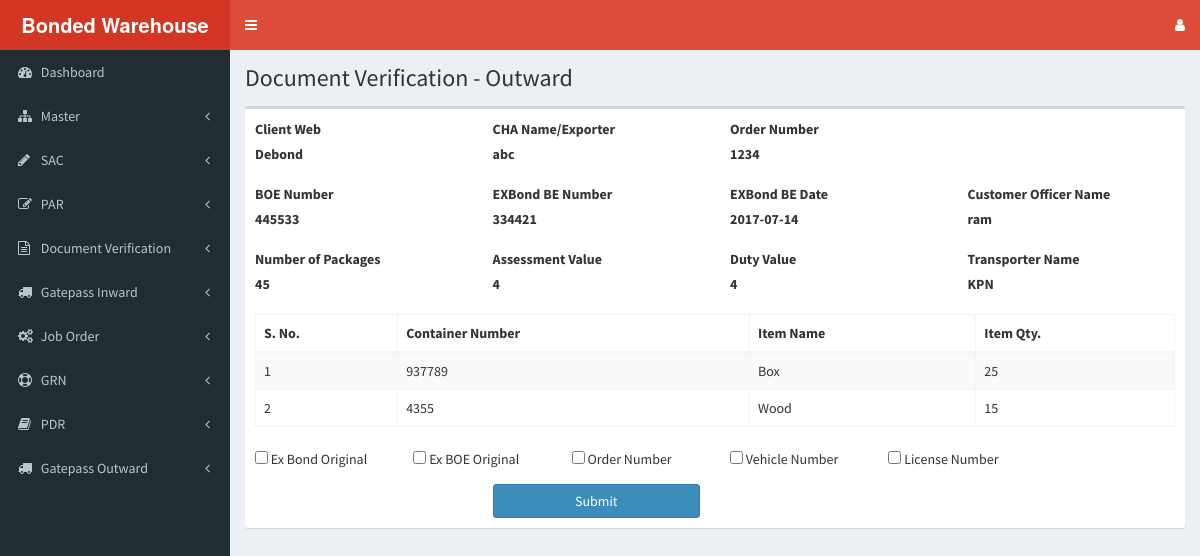
Before: /dv/dv-out.php?pdr_id=1 with the older database file.
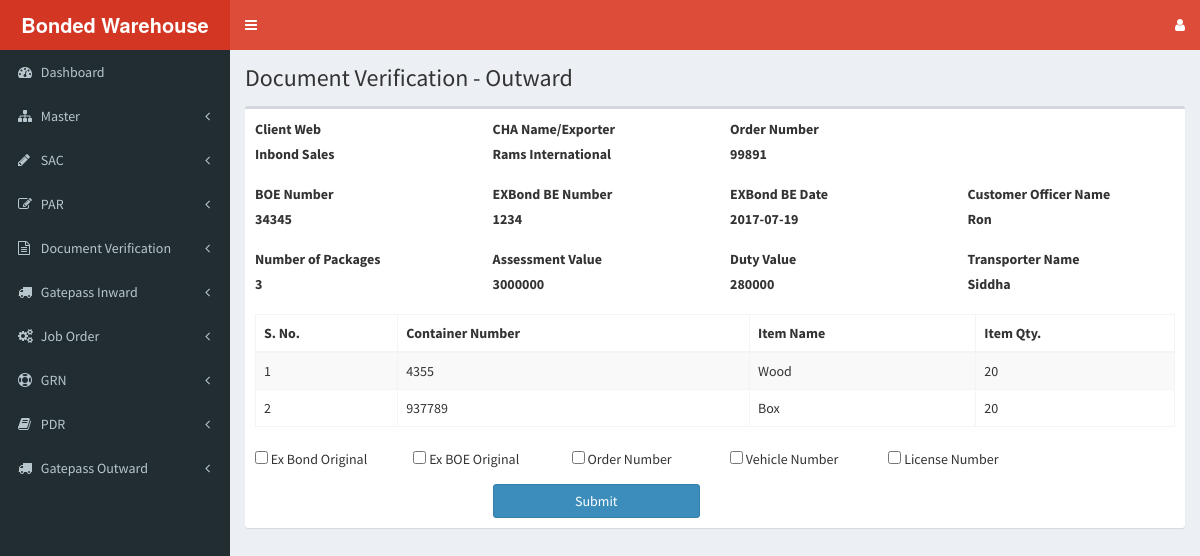
After: the same page with the newer database file.
### tables this page shows
CREATE TABLE `despatch_request` (
  `pdr_id` int(11) NOT NULL,
  `bond_number` varchar(50) NOT NULL,
  `sac_par_table` varchar(10) NOT NULL,
  `sac_par_id` int(11) NOT NULL,
  `client_web` varchar(20) NOT NULL,
  `cha_name` varchar(50) NOT NULL,
  `order_number` varchar(50) NOT NULL,
  `boe_number` varchar(50) NOT NULL,
  `exbond_be_number` varchar(50) NOT NULL,
  `exbond_be_date` date NOT NULL,
  `customs_officer_name` varchar(50) NOT NULL,
  `number_of_packages` int(11) NOT NULL,
  `assessment_value` varchar(50) NOT NULL,
  `duty_value` varchar(50) NOT NULL,
  `transporter_name` varchar(50) NOT NULL,
  `document_verified` varchar(10) NOT NULL DEFAULT 'no',
  `status` varchar(50) NOT NULL DEFAULT 'created'
);

CREATE TABLE `pdr_items` (
  `pdr_item_id` int(11) NOT NULL,
  `pdr_id` int(11) NOT NULL,
  `dv_item_id` int(11) NOT NULL,
  `container_number` varchar(50) NOT NULL,
  `sac_par_table` varchar(10) NOT NULL,
  `sac_par_id` int(11) NOT NULL,
  `item_name` varchar(100) NOT NULL,
  `despatch_qty` varchar(50) NOT NULL
);

### dv/dv-out.php (the view, shortened to what this page needs)
<?php
  include('../header.php');
  include('../sidebar.php');
  require('../dbconfig.php');
  $pdrID = $_GET['pdr_id'];
  $select = "SELECT * FROM despatch_request WHERE pdr_id='$pdrID'";
  $query = mysqli_query($dbc,$select);
  $out = array();
  if(mysqli_num_rows($query) > 0) {
    $row = mysqli_fetch_array($query);
    $out = $row;
  }
?>
<div class="content-wrapper">
  <section class="content-header">
    <h1>
      Document Verification - Outward
    </h1>
  </section>
  <section class="content">
    <div class="box">
      <div class="box-body">
        <form id="document_verification_form" name="document_verification_form" action="#" method="post" onsubmit="return false;">
            <div class="row">
              <div class="form-group col-md-3">
                <label for="client_web">Client Web</label>
                <label><?php echo $out['client_web']; ?></label>
              </div>
              <div class="form-group col-md-3">
                <label for="order_number">CHA Name/Exporter</label>
                <label><?php echo $out['cha_name']; ?></label>
              </div>
              <div class="form-group col-md-3">
                <label for="order_number">Order Number</label>
                <label><?php echo $out['order_number']; ?></label>
              </div>
            </div>
            <div class="row">
              <div class="form-group col-md-3">
                <label for="boe_number">BOE Number</label>
                <label><?php echo $out['boe_number']; ?></label>
              </div>
              <div class="form-group col-md-3">
                <label for="exbond_be_number">EXBond BE Number</label>
                <label><?php echo $out['exbond_be_number']; ?></label>
              </div>
              <div class="form-group col-md-3">
                <label for="exbond_be_date">EXBond BE Date</label>
                <label><?php echo $out['exbond_be_date']; ?></label>
              </div>
              <div class="form-group col-md-3">
                <label for="customs_officer_name">Customer Officer Name</label>
                <label><?php echo $out['customs_officer_name']; ?></label>
              </div>
            </div>
            <div class="row">
              <div class="form-group col-md-3">
                <label for="packages_number">Number of Packages</label>
                <label><?php echo $out['number_of_packages']; ?></label>
              </div>
              <div class="form-group col-md-3">
                <label for="assessment_value">Assessment Value</label>
                <label><?php echo $out['assessment_value']; ?></label>
              </div>
              <div class="form-group col-md-3">
                <label for="duty_value">Duty Value</label>
                <label><?php echo $out['duty_value']; ?></label>
              </div>
              <div class="form-group col-md-3">
                <label for="transporter_name">Transporter Name</label>
                <label><?php echo $out['transporter_name']; ?></label>
              </div>
            </div>
            <table id="pdr_table" class="table table-bordered table-striped">
              <thead>
                <tr>
                  <th>S. No.</th>
                  <th>Container Number</th>
                  <th>Item Name</th>
                  <th>Item Qty.</th>
                </tr>
              </thead>
              <tbody>
                <?php
                  $select_query = "SELECT * FROM pdr_items WHERE pdr_id='$pdrID'";
                  $result = mysqli_query($dbc,$select_query);
                  $row_counter = 0;
                  if(mysqli_num_rows($result) > 0) {
                    while($itemRow = mysqli_fetch_array($result)) {
                      echo "<tr>";
                      echo "<td>".++$row_counter."</td>";
                      echo "<td>".$itemRow['container_number']."</td>";
                      echo "<td>".$itemRow['item_name']."</td>";
                      echo "<td>".$itemRow['despatch_qty']."</td>";
                      echo "</tr>";
                    }
                  } else {
                    $dataTableFlag = false;
                    echo "<tr><td colspan=\"6\">No PDRs available.</td></tr>";
                  }
                ?>
              </tbody>
            </table>
            <div class="row">
              <div class="col-md-2">
                <div class="form-group">
                  <input type="checkbox" name="exbond_original_check" id="exbond_original_check" value="yes"> Ex Bond Original
                </div>
              </div>
              <div class="col-md-2">
                <div class="form-group">
                  <input type="checkbox" name="exboe_original_check" id="exboe_original_check" value="yes"> Ex BOE Original
                </div>
              </div>
              <div class="col-md-2">
                <div class="form-group">
                  <input type="checkbox" name="order_number_check" id="order_number_check" value="yes"> Order Number
                </div>
              </div>
              <div class="col-md-2">
                <div class="form-group">
                  <input type="checkbox" name="vehicle_number_check" id="vehicle_number_check" value="yes"> Vehicle Number
                </div>
              </div>
              <div class="col-md-2">
                <div class="form-group">
                  <input type="checkbox" name="license_number_check" id="license_number_check" value="yes"> License Number
                </div>
              </div>
            </div>
            <div class="row">
              <div class="col-md-3 col-sm-4">
              </div>
              <div class="col-md-3 col-sm-4">
                <input type="submit" id="update_pdr_btn" name="submit" value="Submit" class="btn btn-primary btn-block pull-left" onclick="submitDocumentVerification(<?php echo $out['pdr_id']; ?>)">
              </div>
            </div>
        </form>
      </div>
    </div>
  </section>
</div>
<?php
  include('../footer.php');
?>

### header.php (shortened to what this page needs)
<!DOCTYPE html>
<html>
<head>
  <link rel="stylesheet" href="<?php echo LIBRARYURL; ?>/css/bootstrap.min.css">
  <link rel="stylesheet" href="https://cdnjs.cloudflare.com/ajax/libs/font-awesome/4.5.0/css/font-awesome.min.css">
  <link rel="stylesheet" href="https://cdnjs.cloudflare.com/ajax/libs/ionicons/2.0.1/css/ionicons.min.css">
  <link rel="stylesheet" href="<?php echo LIBRARYURL; ?>/css/AdminLTE.min.css">
  <link rel="stylesheet" href="<?php echo LIBRARYURL; ?>/css/skins/_all-skins.min.css">
  <link rel="stylesheet" href="<?php echo LIBRARYURL; ?>/plugins/datepicker/datepicker.css">
  <link rel="stylesheet" href="<?php echo LIBRARYURL; ?>/plugins/datepicker/bootstrap-datepicker.min.css">
  <link rel="stylesheet" href="<?php echo LIBRARYURL; ?>/plugins/datatables/dataTables.bootstrap.css">
  <link rel="stylesheet" href="<?php echo LIBRARYURL; ?>/plugins/jQueryUI/jquery-ui.min.css">
</head>
<body class="hold-transition skin-red sidebar-mini">
<div class="wrapper">
  <header class="main-header">
    <a href="#" class="logo">
      <span class="logo-lg"><b> Bonded Warehouse </b></span>
    </a>
    <nav class="navbar navbar-static-top">
      <a href="#" class="sidebar-toggle" data-toggle="offcanvas" role="button">
      </a>
      <div class="navbar-custom-menu">
        <ul class="nav navbar-nav">
          <li class="dropdown">
              <a class="dropdown-toggle" data-toggle="dropdown" href="#">
                <i class="fa fa-user fa-x"></i>
              </a>
          </li>
        </ul>
      </div>
    </nav>
  </header>

### sidebar.php (shortened to what this page needs)
<aside class="main-sidebar">
  <section class="sidebar">
    <ul class="sidebar-menu">
      <li class="treeview">
        <a href="<?php echo HOMEURL; ?>/dashboard/dashboard.php">
          <i class="fa fa-dashboard"></i> <span>Dashboard</span>
        </a>
      </li>
      <li class="treeview">
        <a href="#">
          <i class="fa fa-sitemap"></i> <span>Master</span>
          <span class="pull-right-container">
            <i class="fa fa-angle-left pull-right"></i>
          </span>
        </a>
      </li>
      <li class="treeview">
        <a href="#">
          <i class="fa fa-pencil"></i> <span>SAC</span>
          <span class="pull-right-container">
            <i class="fa fa-angle-left pull-right"></i>
          </span>
        </a>
      </li>
      <li class="treeview">
        <a href="#">
          <i class="fa fa-edit"></i> <span>PAR</span>
          <span class="pull-right-container">
            <i class="fa fa-angle-left pull-right"></i>
          </span>
        </a>
          </li>
        </ul>
      <li class="treeview">
        <a href="#">
          <i class="fa fa-file-text-o"></i> <span>Document Verification</span>
          <span class="pull-right-container">
            <i class="fa fa-angle-left pull-right"></i>
          </span>
        </a>
      </li>
      <li class="treeview">
        <a href="#">
          <i class="fa fa-truck"></i> <span>Gatepass Inward</span>
          <span class="pull-right-container">
            <i class="fa fa-angle-left pull-right"></i>
          </span>
        </a>
      </li>
      <li class="treeview">
        <a href="#">
          <i class="fa fa-gears"></i> <span>Job Order</span>
          <span class="pull-right-container">
            <i class="fa fa-angle-left pull-right"></i>
          </span>
        </a>
      </li>
      <li class="treeview">
        <a href="#">
          <i class="fa fa-support"></i> <span>GRN</span>
          <span class="pull-right-container">
            <i class="fa fa-angle-left pull-right"></i>
          </span>
        </a>
      </li>
      <li class="treeview">
        <a href="#">
          <i class="fa fa-book"></i> <span>PDR</span>
          <span class="pull-right-container">
            <i class="fa fa-angle-left pull-right"></i>
          </span>
        </a>
      </li>
      <li class="treeview">
        <a href="#">
          <i class="fa fa-truck"></i> <span>Gatepass Outward</span>
          <span class="pull-right-container">
            <i class="fa fa-angle-left pull-right"></i>
          </span>
        </a>
      </li>
  </section>
</aside>

Changed rows visible on the page:
removed pdr_items: container_number "937789", item_name "Box", despatch_qty "25"
removed pdr_items: container_number "4355", item_name "Wood", despatch_qty "15"
changed despatch_request: client_web "Debond" → "Inbond Sales"; cha_name "abc" → "Rams International"; order_number "1234" → "99891"; boe_number "445533" → "34345"; exbond_be_number "334421" → "1234"; exbond_be_date "2017-07-14" → "2017-07-19"; customs_officer_name "ram" → "Ron"; number_of_packages "45" → "3"; assessment_value "4" → "3000000"; duty_value "4" → "280000"; transporter_name "KPN" → "Siddha"
added pdr_items: container_number "4355", item_name "Wood", despatch_qty "20"
added pdr_items: container_number "937789", item_name "Box", despatch_qty "20"
